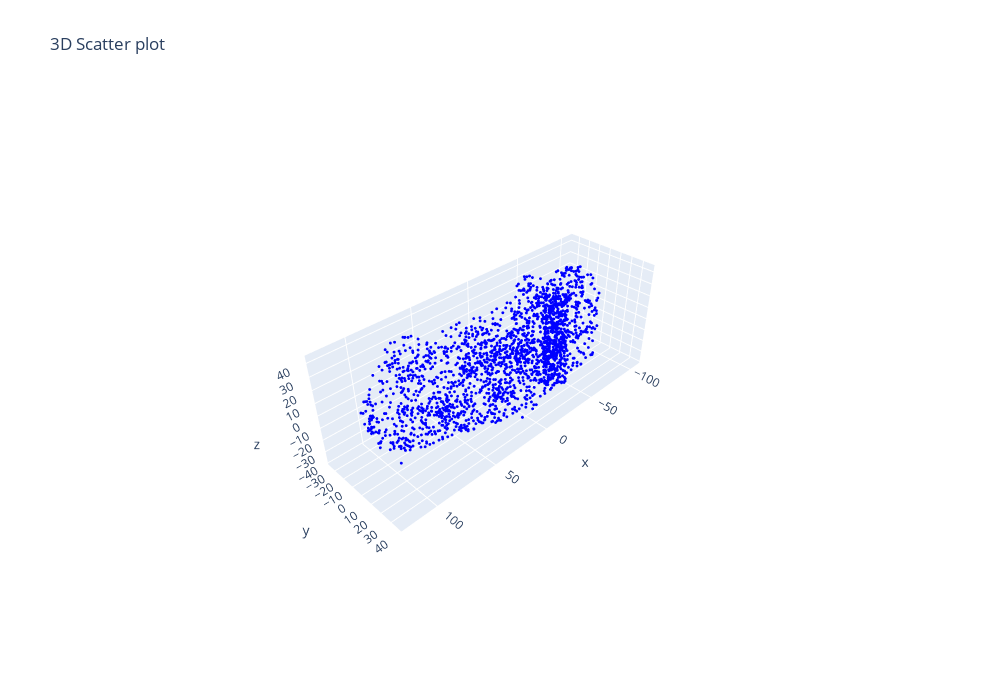
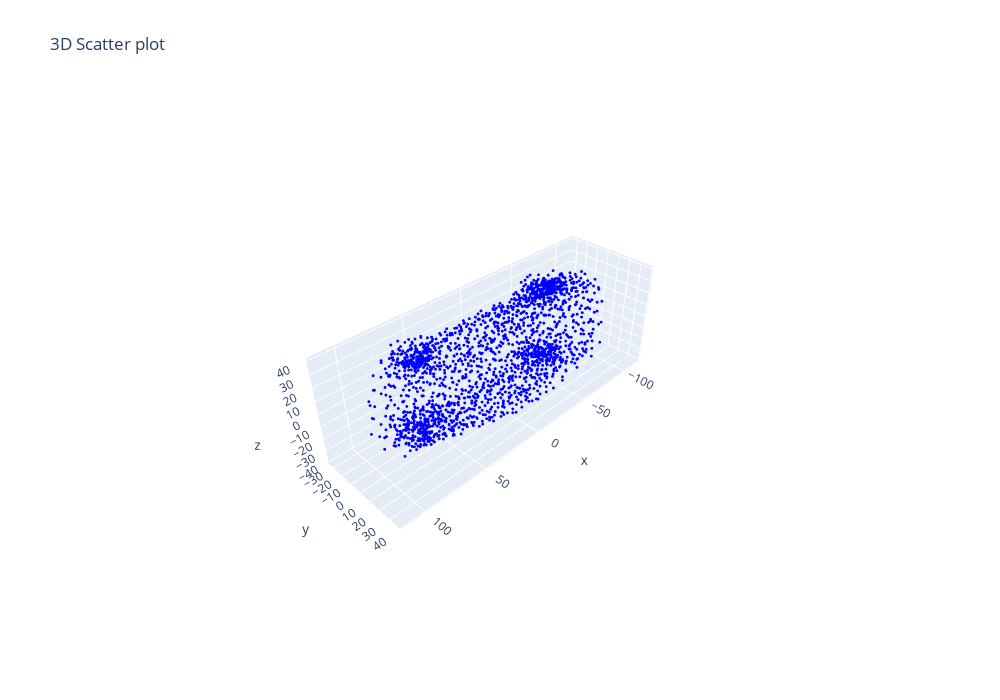

These figures' notebook cell, in order:
### Code cell
x = val_loader.__iter__().next() # hack to grab a batch

inputs = x.float().to(device)

# outputs, t3, t64 = model(inputs)
outputs, _ = model_test(inputs)

dist, _ = criterion(outputs.transpose(1, 2), inputs.transpose(1, 2))

print(torch.mean(dist), dist)

# X_trans = torch.einsum('bij,bjk->bik', t3, inputs).cpu().detach().numpy()[0]
X = inputs.cpu().detach().numpy()[1]
X_hat = outputs.cpu().detach().numpy()[1]

draw3DPoints(X)
# draw3DPoints(X_trans)
draw3DPoints(X_hat)

### Figure 1 — Plotly figure (JSON) as saved in the notebook; plotly's stock layout.template omitted (floating-point values rounded to 4 significant figures; data arrays with more than 128 entries replaced by an {"elided": "..."} marker saying what was removed)
{"data": [{"marker": {"color": "blue", "colorscale": [[0, "#440154"], [0.1111, "#482878"], [0.2222, "#3e4989"], [0.3333, "#31688e"], [0.4444, "#26828e"], [0.5556, "#1f9e89"], [0.6667, "#35b779"], [0.7778, "#6ece58"], [0.8889, "#b5de2b"], [1, "#fde725"]], "size": 1}, "mode": "markers", "type": "scatter3d", "x": {"elided": "2048 float values"}, "y": {"elided": "2048 float values"}, "z": {"elided": "2048 float values"}}], "layout": {"height": 700, "scene": {"aspectratio": {"x": 1.2, "y": 0.3909, "z": 0.4346}, "xaxis": {"range": [-112.7, 127.3]}, "yaxis": {"range": [-37.98, 40.21]}, "zaxis": {"range": [-41.52, 45.41]}}, "title": {"text": "3D Scatter plot"}, "width": 1000}}

### Figure 2 — Plotly figure (JSON) as saved in the notebook; plotly's stock layout.template omitted (floating-point values rounded to 4 significant figures; data arrays with more than 128 entries replaced by an {"elided": "..."} marker saying what was removed)
{"data": [{"marker": {"color": "blue", "colorscale": [[0, "#440154"], [0.1111, "#482878"], [0.2222, "#3e4989"], [0.3333, "#31688e"], [0.4444, "#26828e"], [0.5556, "#1f9e89"], [0.6667, "#35b779"], [0.7778, "#6ece58"], [0.8889, "#b5de2b"], [1, "#fde725"]], "size": 1}, "mode": "markers", "type": "scatter3d", "x": {"elided": "2048 float values"}, "y": {"elided": "2048 float values"}, "z": {"elided": "2048 float values"}}], "layout": {"height": 700, "scene": {"aspectratio": {"x": 1.2, "y": 0.3828, "z": 0.4222}, "xaxis": {"range": [-119.5, 118.8]}, "yaxis": {"range": [-35.28, 40.73]}, "zaxis": {"range": [-41.79, 42.05]}}, "title": {"text": "3D Scatter plot"}, "width": 1000}}
